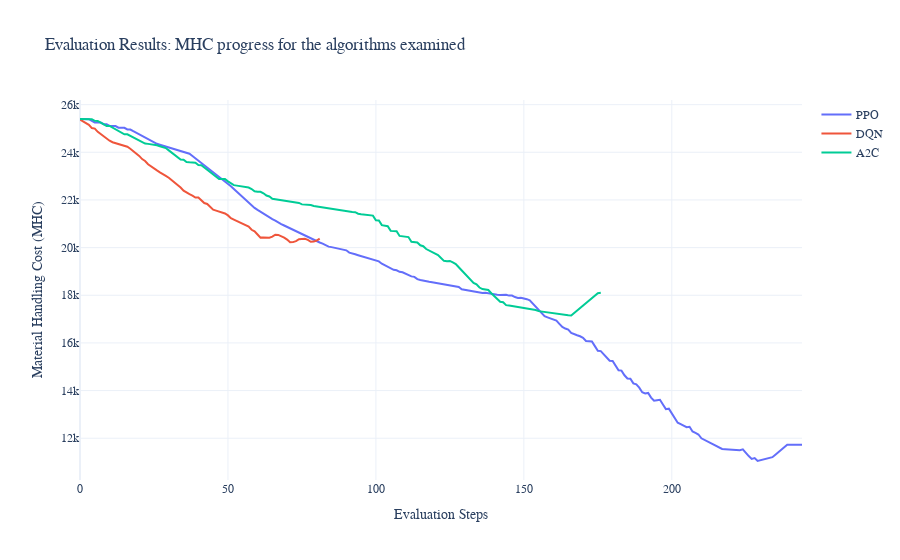

Notebook code for this chart:
### Code cell
mhc_img = go.Figure()
mhc_img.add_trace(go.Scatter(x=mhc.index, y=mhc['ppo'], mode="lines", name='PPO'))
mhc_img.add_trace(go.Scatter(x=mhc.index, y=mhc['dqn'], mode="lines", name='DQN'))
mhc_img.add_trace(go.Scatter(x=mhc.index, y=mhc['a2c'], mode="lines", name='A2C'))
mhc_img.update_xaxes(title_text='Evaluation Steps',
                     tickfont_family='Times New Roman',
                     title_font_family ='Times New Roman')
mhc_img.update_yaxes(title_text='Material Handling Cost (MHC)',
                     tickfont_family='Times New Roman',
                     title_font_family ='Times New Roman')
mhc_img.update_layout(template='plotly_white',
                      title='Evaluation Results: MHC progress for the algorithms examined',
                      legend_font_family = 'Times New Roman',
                      title_font_family = 'Times New Roman')
mhc_img.show()
mhc_img.write_image("mhc.png")

### Figure 1 — Plotly figure (JSON) as saved in the notebook; plotly's stock layout.template omitted (floating-point values rounded to 4 significant figures; data arrays with more than 128 entries replaced by an {"elided": "..."} marker saying what was removed)
{"data": [{"mode": "lines", "name": "PPO", "x": {"elided": "245 int values"}, "y": {"elided": "245 float values"}, "type": "scatter"}, {"mode": "lines", "name": "DQN", "x": {"elided": "245 int values"}, "y": {"elided": "245 float values"}, "type": "scatter"}, {"mode": "lines", "name": "A2C", "x": {"elided": "245 int values"}, "y": {"elided": "245 float values"}, "type": "scatter"}], "layout": {"xaxis": {"title": {"font": {"family": "Times New Roman"}, "text": "Evaluation Steps"}, "tickfont": {"family": "Times New Roman"}}, "yaxis": {"title": {"font": {"family": "Times New Roman"}, "text": "Material Handling Cost (MHC)"}, "tickfont": {"family": "Times New Roman"}}, "legend": {"font": {"family": "Times New Roman"}}, "title": {"text": "Evaluation Results: MHC progress for the algorithms examined", "font": {"family": "Times New Roman"}}}}
